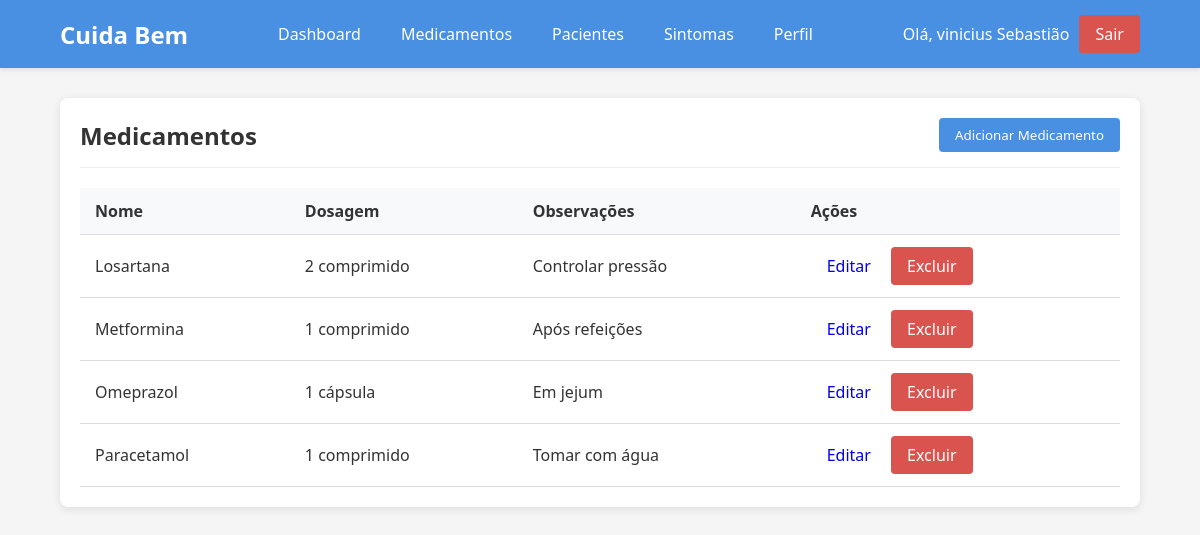
The app's page /medicamentos.php (signed in) with its own data.
### tables this page shows
CREATE TABLE `medicamento` (
  `id_medicamento` int(11) NOT NULL,
  `nome` varchar(100) NOT NULL,
  `dosagem` varchar(50) DEFAULT NULL,
  `observacao` text DEFAULT NULL
);

### medicamentos.php (the view, shortened to what this page needs)
<?php
include('conexao.php');
$medicamentos_sql = "SELECT * FROM medicamento ORDER BY nome";
$medicamentos_res = mysqli_query($id, $medicamentos_sql);
?>
<!DOCTYPE html>
<html lang="pt-BR">
<head>
</head>
<body>
    <div class="header">
        <div class="container">
            <div class="header-content">
                <div class="logo">Cuida Bem</div>
                <nav class="nav">
                    <ul>
                        <li><a href="dashboard.php">Dashboard</a></li>
                        <li><a href="medicamentos.php">Medicamentos</a></li>
                        <li><a href="pacientes.php">Pacientes</a></li>
                        <li><a href="sintomas.php">Sintomas</a></li>
                        <li><a href="perfil.php">Perfil</a></li>
                    </ul>
                </nav>
                <div class="user-info">
                    <span>Olá, <?php echo $_SESSION['usuario']['nome']; ?></span>
                    <a href="logout.php" class="btn btn-danger">Sair</a>
                </div>
            </div>
        </div>
    </div>
    <div class="container content">
        <div class="card">
            <div class="card-header">
                <h2>Medicamentos</h2>
                <button class="btn btn-primary" onclick="document.getElementById('form-medicamento').style.display='block'">
                    Adicionar Medicamento
                </button>
            </div>
            <table>
                <thead>
                    <tr>
                        <th>Nome</th>
                        <th>Dosagem</th>
                        <th>Observações</th>
                        <th>Ações</th>
                    </tr>
                </thead>
                <tbody>
                    <?php while ($medicamento = mysqli_fetch_assoc($medicamentos_res)): ?>
                    <tr>
                        <td><?php echo htmlspecialchars($medicamento['nome']); ?></td>
                        <td><?php echo htmlspecialchars($medicamento['dosagem']); ?></td>
                        <td><?php echo htmlspecialchars($medicamento['observacao']); ?></td>
                        <td class="actions">
                     <a href="editar_medicamento.php?id=<?php echo $medicamento['id_medicamento']; ?>" class="btn btn-warning btn-small">Editar</a>
                     <a href="deletar_medicamento.php?id=<?php echo $medicamento['id_medicamento']; ?>" class="btn btn-danger btn-small" onclick="return confirm('Tem certeza?')">Excluir</a>
                    </td>
                    </tr>
                    <?php endwhile; ?>
                </tbody>
            </table>
        </div>
    </div>
</body>
</html>

### medicamentos.php (style rules this page uses)
:root { --primary-color: #4a90e2; --secondary-color: #5cb85c; --danger-color: #d9534f; --warning-color: #f0ad4e; --light-color: #f8f9fa; --dark-color: #343a40; }
* { margin: 0; padding: 0; box-sizing: border-box; font-family: 'Segoe UI', Tahoma, Geneva, Verdana, sans-serif; }
body { background-color: #f5f5f5; color: #333; }
.header { background: var(--primary-color); color: white; padding: 15px 0; box-shadow: 0 2px 5px rgba(0,0,0,0.1); }
.container { width: 90%; max-width: 1200px; margin: 0 auto; }
.header-content { display: flex; justify-content: space-between; align-items: center; }
.logo { font-size: 24px; font-weight: bold; }
.nav ul { display: flex; list-style: none; gap: 20px; }
.nav a { color: white; text-decoration: none; padding: 5px 10px; border-radius: 4px; transition: background-color 0.3s; }
.user-info { display: flex; align-items: center; gap: 10px; }
.btn { padding: 8px 16px; border: none; border-radius: 4px; cursor: pointer; text-decoration: none; display: inline-block; transition: all 0.3s; }
.btn-primary { background: var(--primary-color); color: white; }
.btn-danger { background: var(--danger-color); color: white; }
.content { padding: 30px 0; }
.card { background: white; border-radius: 8px; padding: 20px; box-shadow: 0 2px 10px rgba(0,0,0,0.1); margin-bottom: 20px; }
.card-header { display: flex; justify-content: space-between; align-items: center; margin-bottom: 20px; border-bottom: 1px solid #eee; padding-bottom: 15px; }
table { width: 100%; border-collapse: collapse; margin-top: 15px; }
table th, table td { padding: 12px 15px; text-align: left; border-bottom: 1px solid #ddd; }
table th { background: #f8f9fa; font-weight: 600; }

### records on screen
medicamento: nome "Losartana", dosagem "2 comprimido", observacao "Controlar pressão"
medicamento: nome "Metformina", dosagem "1 comprimido", observacao "Após refeições"
medicamento: nome "Omeprazol", dosagem "1 cápsula", observacao "Em jejum"
medicamento: nome "Paracetamol", dosagem "1 comprimido", observacao "Tomar com água"

### other values on screen
$_SESSION['usuario']['nome'] "vinicius Sebastião"
